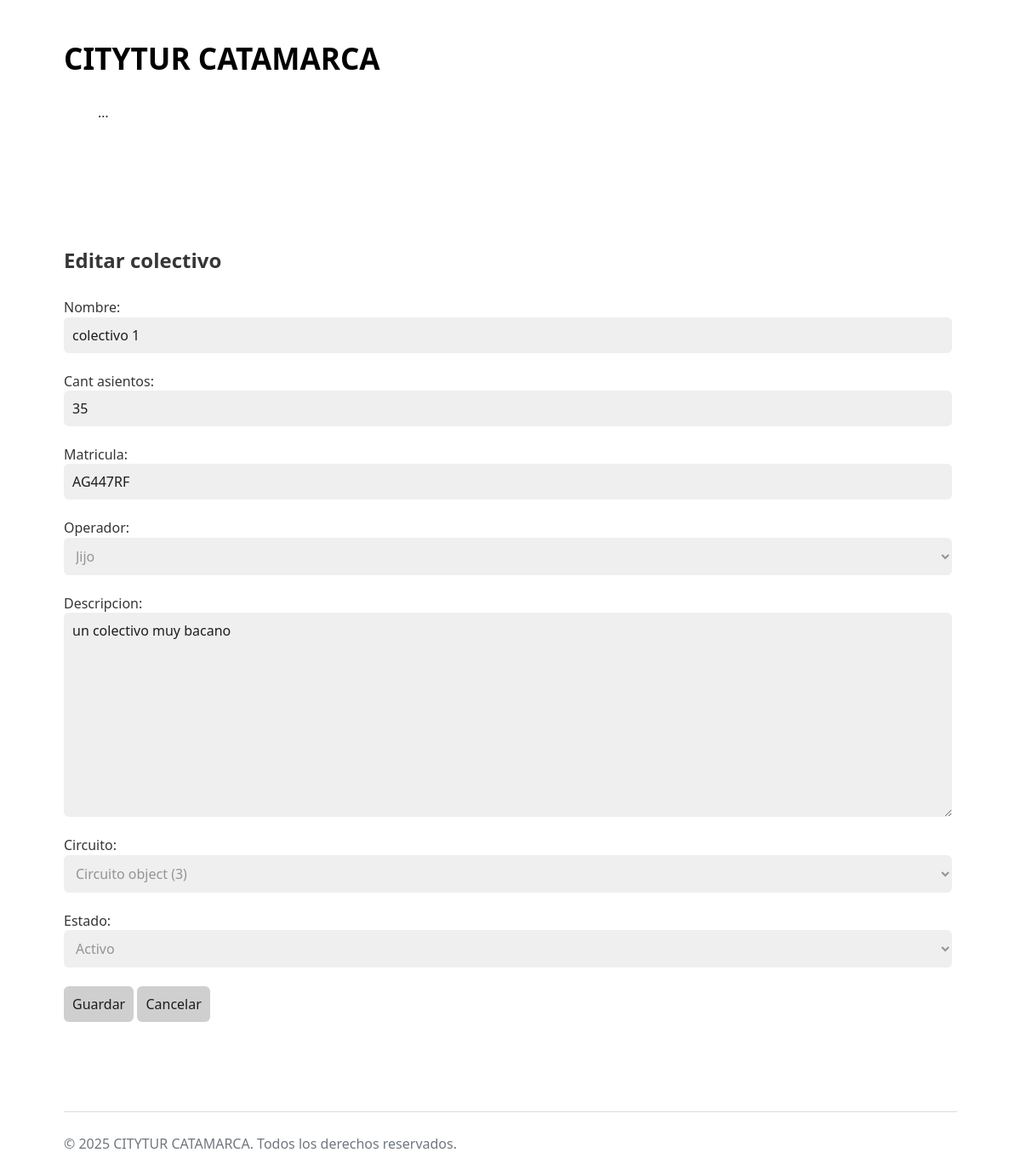
Screenshot of /colectivos/editar_colectivo/1/ with the database file from the repository.
### colectivos/models.py (models this page shows, shortened)
class Colectivo(models.Model):
    nombre = models.CharField(max_length= 20, default= 'sin nombre')
    cant_asientos = models.IntegerField()
    cant_ocupados = models.IntegerField(default= 0)
    matricula = models.CharField(max_length= 20)
    operador = models.ForeignKey(Perfil, on_delete= models.CASCADE)
    descripcion = models.TextField(max_length= 200, default= 'sin descripcion')
    circuito = models.ForeignKey(Circuito,
                                    on_delete= models.CASCADE,
                                    default= None,
                                    null=True,
                                    blank=True
                                )
    STATE_CHOICES = [
        ('ELIMINADO', 'Eliminado'),
        ('ACTIVO', 'Activo'),
        ('BAJA', 'Baja'),
    ]
    estado = models.CharField(max_length= 20, choices= STATE_CHOICES, default='ACTIVO')

### colectivos/views.py (the view)
# urls.py: path('editar_colectivo/<int:pk>/', views.editar_colectivo, name= 'colectivo_editar'),
def editar_colectivo(request, pk):
    obj = get_object_or_404(Colectivo, pk=pk)
    if request.method == 'POST':
        form = ColectivoForm(request.POST, instance=obj)
        if form.is_valid():
            form.save()
            return redirect('colectivos:colectivo_listar')
        else:
            return render(request, 'colectivo_editar.html', {'form': form, 'obj': obj})
    else:
        form = ColectivoForm(instance=obj)
        return render(request, 'colectivo_editar.html', {'form': form, 'obj': obj})

### colectivos/forms.py
class ColectivoForm(forms.ModelForm):
    class Meta:
        model = Colectivo
        fields = [
            'nombre',
            'cant_asientos',
            'matricula',
            'operador',
            'descripcion',
            'circuito',
            'estado',
        ]

### usuarios/models.py (called while the page is built)
    def __str__(self):
        return self.user.username

### colectivos/templates/colectivo_editar.html (shortened to what this page needs)
{% extends 'base.html' %}
{% block body_id %}colectivo_form{% endblock %}
{% block content %}
<main id="main-form">
    <h2>Editar colectivo {{ colectivo.nombre }}</h2>
    <form method="post" enctype="multipart/form-data">
        {{ form.as_p }}
        <div class="actions">
            <button type="submit" class="btn">Guardar</button>
            <a class="btn btn-secondary" href="{% url 'colectivos:colectivo_listar' %}"><button>Cancelar</button></a>
        </div>
    </form>
</main>
{% endblock %}
{% block footer_script %}
    {{ block.super }}
{% endblock %}

### core/static/css/styles.css (style rules this page uses)
:root { --background-body: #fff; --background: #efefef; --background-alt: #f7f7f7; --selection: #9e9e9e; --text-main: #363636; --text-bright: #000; --text-muted: #70777f; --links: #0076d1; --focus: #0096bfab; --border: #dbdbdb; --button-base: #d0cfcf; --button-hover: #9b9b9b; --scrollbar-thumb: rgb(170, 170, 170); --scrollbar-thumb-hover: var(--button-hover); --form-placeholder: #949494; --form-text: #1d1d1d; }
html { scrollbar-color: #040a0f #202b38; scrollbar-color: var(--scrollbar-thumb) var(--background-body); scrollbar-width: thin; }
body { font-family: system-ui, -apple-system, BlinkMacSystemFont, 'Segoe UI', 'Roboto', 'Oxygen', 'Ubuntu', 'Cantarell', 'Fira Sans', 'Droid Sans', 'Helvetica Neue', 'Segoe UI Emoji', 'Apple Color Emoji', 'Noto Color Emoji', sans-serif; line-height: 1.4; max-width: 1050px; margin: 20px auto; padding: 0 10px; word-wrap: break-word; color: #363636; color: var(--text-main); background: #fff; background: var(--background-body); text-rendering: optimizeLegibility; }
button { color: #1d1d1d; color: var(--form-text); background-color: #d0cfcf; background-color: var(--button-base); font-family: inherit; font-size: inherit; padding-right: 30px; padding-left: 30px; padding: 10px; border: none; border-radius: 6px; outline: none; }
input { color: #1d1d1d; color: var(--form-text); background-color: #efefef; background-color: var(--background); font-family: inherit; font-size: inherit; margin-right: 6px; margin-bottom: 6px; padding: 10px; border: none; border-radius: 6px; outline: none; }
textarea { color: #1d1d1d; color: var(--form-text); background-color: #efefef; background-color: var(--background); font-family: inherit; font-size: inherit; margin-right: 6px; margin-bottom: 6px; padding: 10px; border: none; border-radius: 6px; outline: none; }
select { color: var(--form-placeholder); background-color: var(--background); font-family: inherit; font-size: inherit; margin-right: 6px; margin-bottom: 6px; padding: 10px; border: none; border-radius: 6px; outline: none; }
h1, h2, h3, h4, h5, h6 { margin-bottom: 12px; margin-top: 24px; }
a { text-decoration: none; color: var(--links); }
main { padding-top: 10%; padding-bottom: 10%; }
#main-form { display: flex; flex-direction: column; }

### colectivos/templates/colectivo_editar.html (style rules this page uses)
p { display: flex; flex-direction: column; }

### rows the page displays
Colectivo: nombre "colectivo 1", cant_asientos "35", matricula "AG447RF", operador "Jijo", descripcion "un colectivo muy bacano", circuito "Circuito object (3)", estado "Activo"
